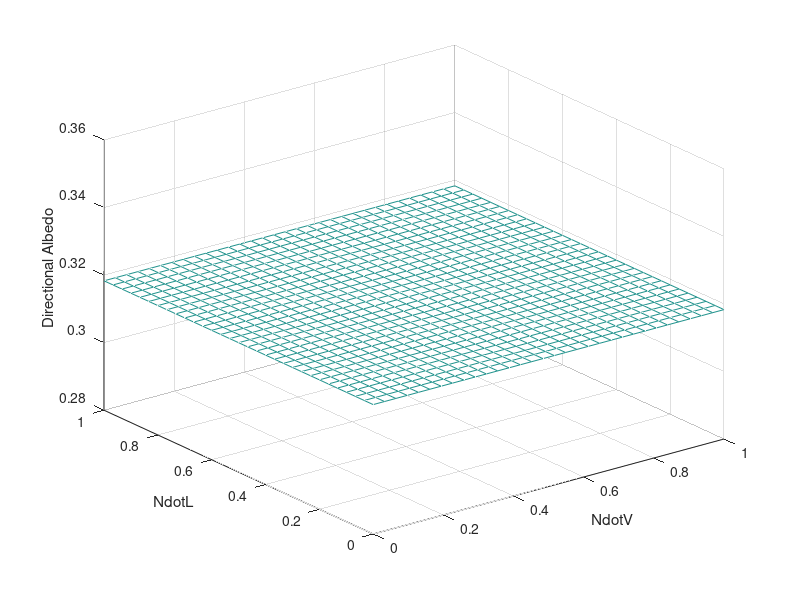

Recreate this plot in MATLAB.
1

function [Diff] = Diff_Lambert(NdotV, NdotL, albedo)
  #Lambert diffuse BRDF is view-independent
  Diff = ones(size(NdotV, 1), size(NdotL, 1));
	Diff *= albedo / pi;
  Diff = transpose(Diff);
endfunction

function [Diff] = Diff_OrenNayar(NdotV, NdotL, albedo, roughness)
  a = roughness;
  A = 1.0 - (a ./ (2.0 * a + 0.66));
  B = 0.45 * (a ./ (a + 0.09))
  Diff = ones(size(NdotV, 1), size(NdotL, 1));
	Diff *= albedo / pi;
  Diff = transpose(Diff);
endfunction

function [F] = F_Schlick(f0, u)
	F = transpose(f0 + (1.0 - f0) * transpose(power(1.0 - u, 5.0)));
endfunction

function [D] = D_GGX(NdotH, roughness)
  a = power(roughness, 2.0);
	a2 = power(a, 2.0);
	f = power(NdotH, 2.0) * transpose(a2 - 1.0) + 1.0;
  f = power(f, 2.0);
  f = 1./ (f + eps);
	D = repmat(a2, size(a2, 2), size(NdotH, 1)) .* transpose(f);
endfunction

function [G] = G_SchlickGGX(NdotV, roughness)
    a = roughness;
    k = power(a, 2.0);
    nom   = NdotV;
    denom = NdotV * transpose((1.0 - k)) + transpose(repmat(k, size(k, 2), size(NdotV, 1)));
    denom = 1./ (denom + eps);
    G = transpose(repmat(nom, size(nom, 2), size(k, 1)) .* denom);
endfunction

function [V] = V_Smith(NdotV, NdotL, roughness)
    ggx2 = G_SchlickGGX(NdotV, roughness);
    ggx1 = G_SchlickGGX(NdotL, roughness);
    V = ggx1 .* ggx2;
endfunction

tx = linspace (0, 1, 32)';
ty = linspace (0, 1, 31)';
[xx, yy] = meshgrid (tx, ty);
D = D_GGX(tx, ty);
V = V_Smith(tx, tx, ty);
F = F_Schlick(1.0, tx);
F = repmat(F, size(F, 2), size(ty, 1));
tz = Diff_Lambert(tx, ty, 1.0);
mesh (tx, ty, tz);
xlabel ("NdotV");
ylabel ("NdotL");
zlabel ("Directional Albedo");